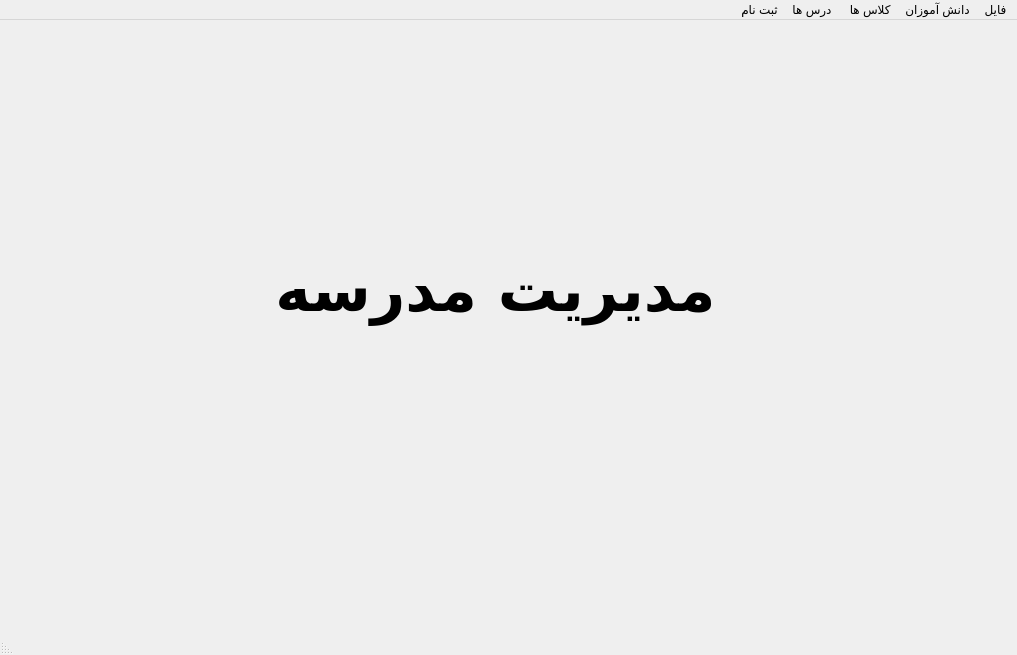
<?xml version="1.0" encoding="UTF-8"?>
<ui version="4.0">
 <class>MainWindow</class>
 <widget class="QMainWindow" name="MainWindow">
  <property name="geometry">
   <rect>
    <x>0</x>
    <y>0</y>
    <width>1017</width>
    <height>655</height>
   </rect>
  </property>
  <property name="windowTitle">
   <string>مدیریت</string>
  </property>
  <property name="layoutDirection">
   <enum>Qt::RightToLeft</enum>
  </property>
  <widget class="QWidget" name="centralwidget">
   <widget class="QLabel" name="label">
    <property name="geometry">
     <rect>
      <x>150</x>
      <y>130</y>
      <width>691</width>
      <height>281</height>
     </rect>
    </property>
    <property name="font">
     <font>
      <family>B Titr</family>
      <pointsize>45</pointsize>
      <weight>75</weight>
      <bold>true</bold>
     </font>
    </property>
    <property name="text">
     <string>مدیریت مدرسه</string>
    </property>
    <property name="alignment">
     <set>Qt::AlignCenter</set>
    </property>
   </widget>
  </widget>
  <widget class="QMenuBar" name="menubar">
   <property name="geometry">
    <rect>
     <x>0</x>
     <y>0</y>
     <width>1017</width>
     <height>26</height>
    </rect>
   </property>
   <widget class="QMenu" name="menu">
    <property name="font">
     <font>
      <family>B Nazanin</family>
      <pointsize>12</pointsize>
      <weight>75</weight>
      <bold>true</bold>
     </font>
    </property>
    <property name="title">
     <string>فایل</string>
    </property>
    <addaction name="exit_menu"/>
   </widget>
   <widget class="QMenu" name="menu_2">
    <property name="title">
     <string>دانش آموزان</string>
    </property>
    <addaction name="students_menu"/>
   </widget>
   <widget class="QMenu" name="menu_3">
    <property name="title">
     <string> کلاس ها</string>
    </property>
    <addaction name="classes_menu"/>
   </widget>
   <widget class="QMenu" name="menu_4">
    <property name="title">
     <string>درس ها</string>
    </property>
    <addaction name="subjects_menu"/>
   </widget>
   <widget class="QMenu" name="menu_5">
    <property name="title">
     <string>ثبت نام</string>
    </property>
    <addaction name="enrollments_menu"/>
   </widget>
   <addaction name="menu"/>
   <addaction name="menu_2"/>
   <addaction name="menu_3"/>
   <addaction name="menu_4"/>
   <addaction name="menu_5"/>
  </widget>
  <widget class="QStatusBar" name="statusbar"/>
  <action name="exit_menu">
   <property name="text">
    <string>خروج</string>
   </property>
   <property name="font">
    <font>
     <family>B Nazanin</family>
     <pointsize>16</pointsize>
     <weight>75</weight>
     <bold>true</bold>
    </font>
   </property>
  </action>
  <action name="students_menu">
   <property name="text">
    <string>مدیریت  دانش آموزان</string>
   </property>
  </action>
  <action name="classes_menu">
   <property name="text">
    <string>مدیریت کلاس ها</string>
   </property>
  </action>
  <action name="subjects_menu">
   <property name="text">
    <string>مدیریت درس ها</string>
   </property>
  </action>
  <action name="enrollments_menu">
   <property name="text">
    <string>مدیریت ثبت نام ها</string>
   </property>
  </action>
 </widget>
 <resources/>
 <connections/>
</ui>
